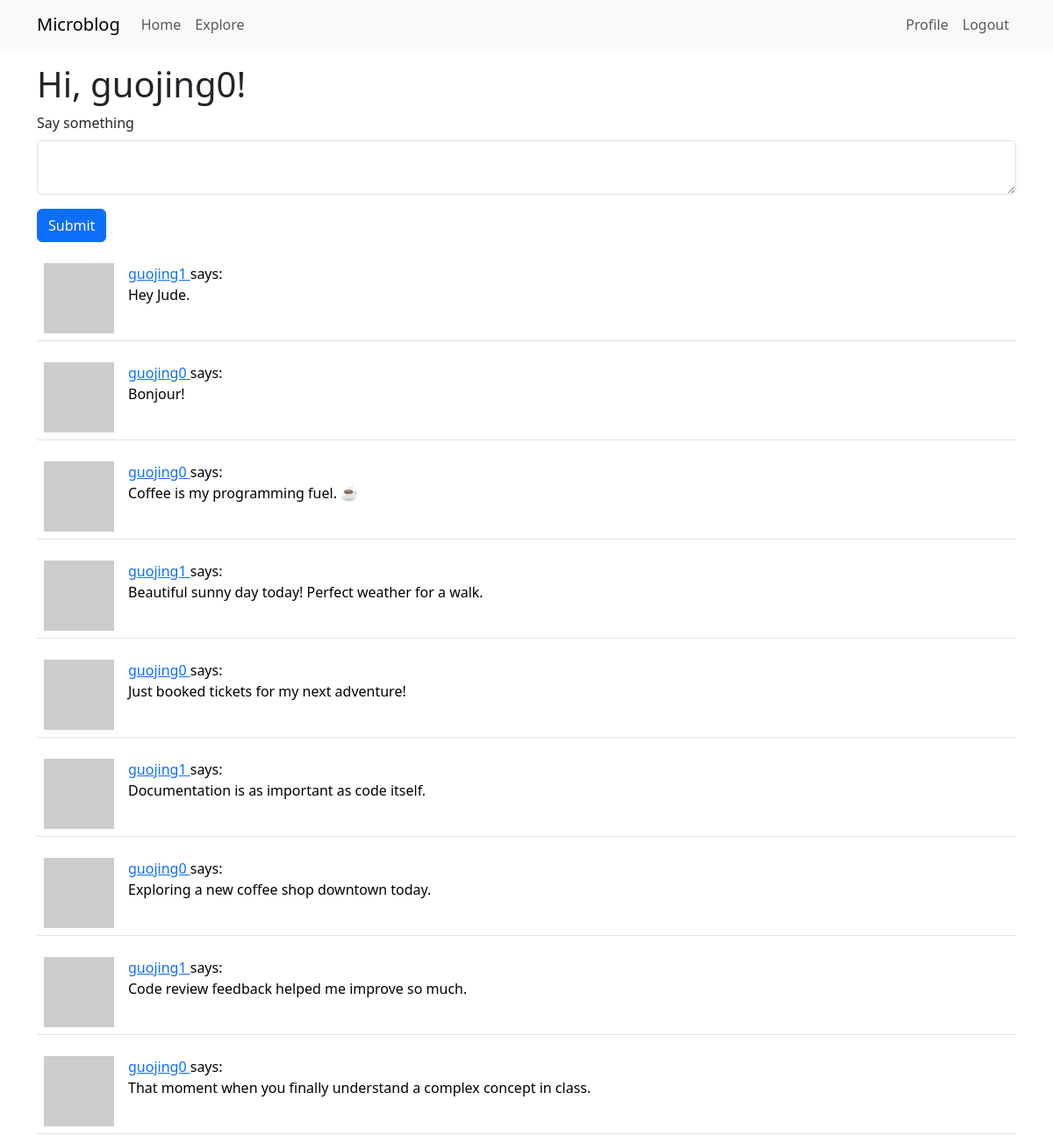
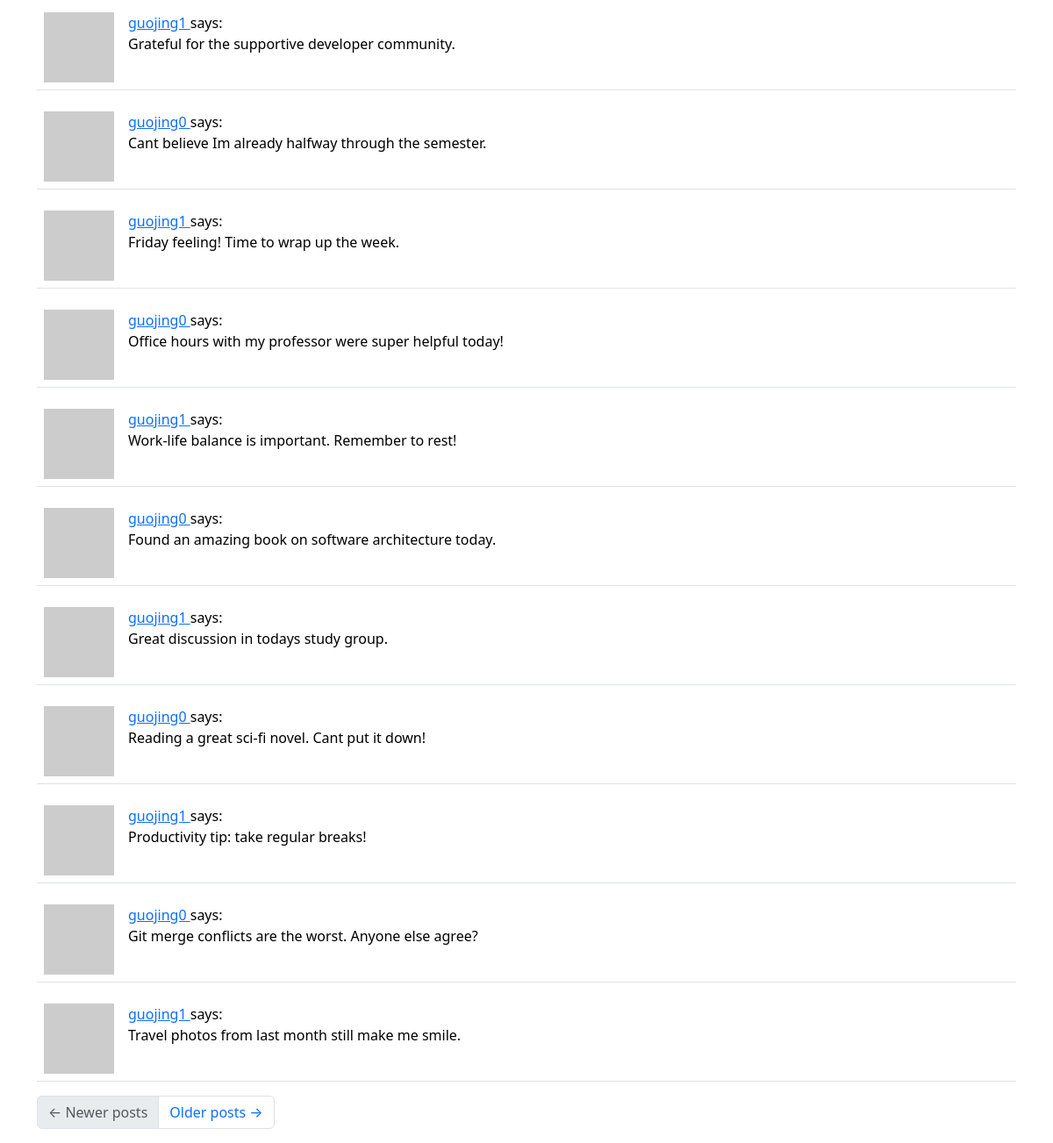
The page /index (signed in) on the database as committed earlier (2 pictures, top to bottom).
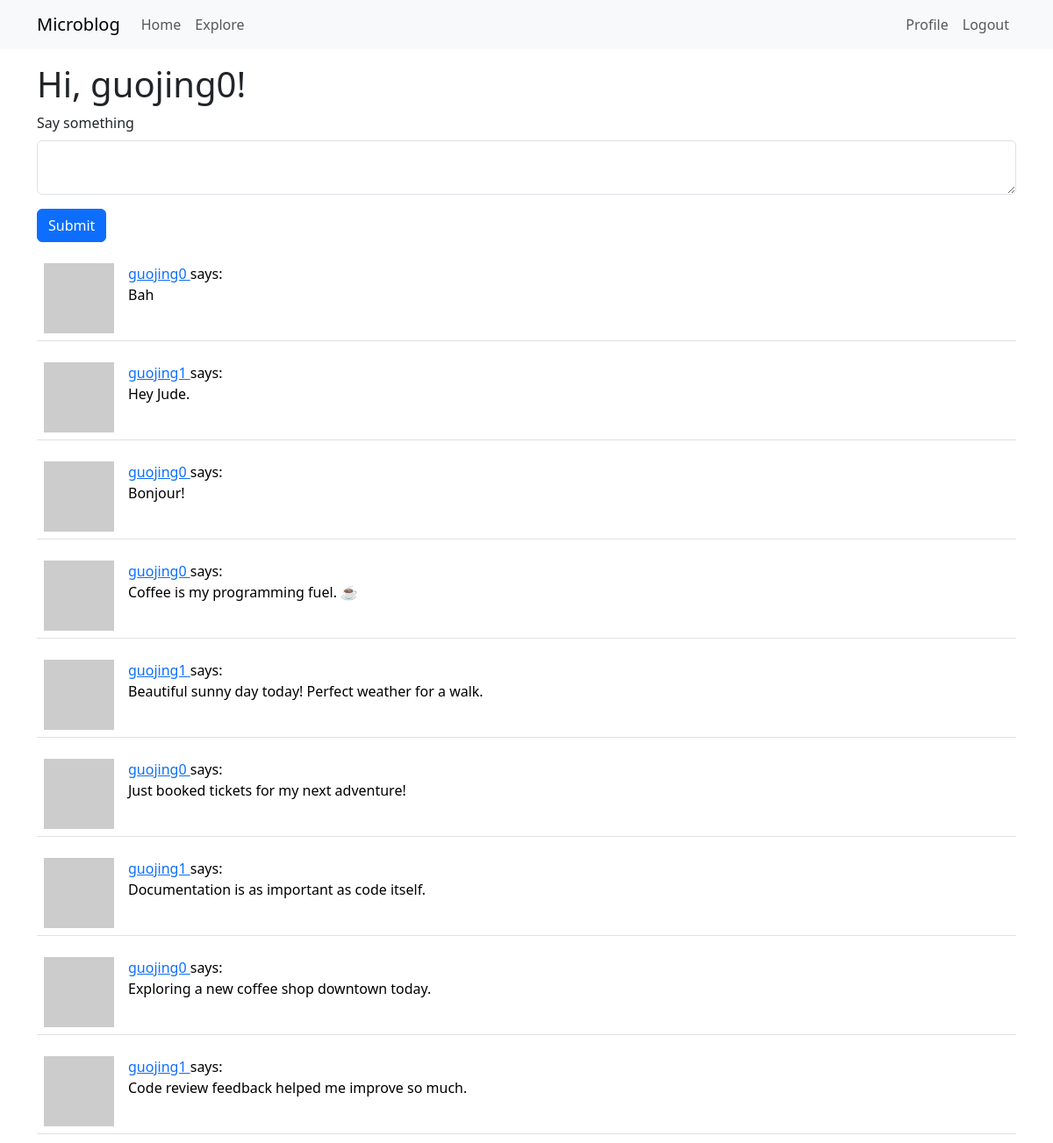
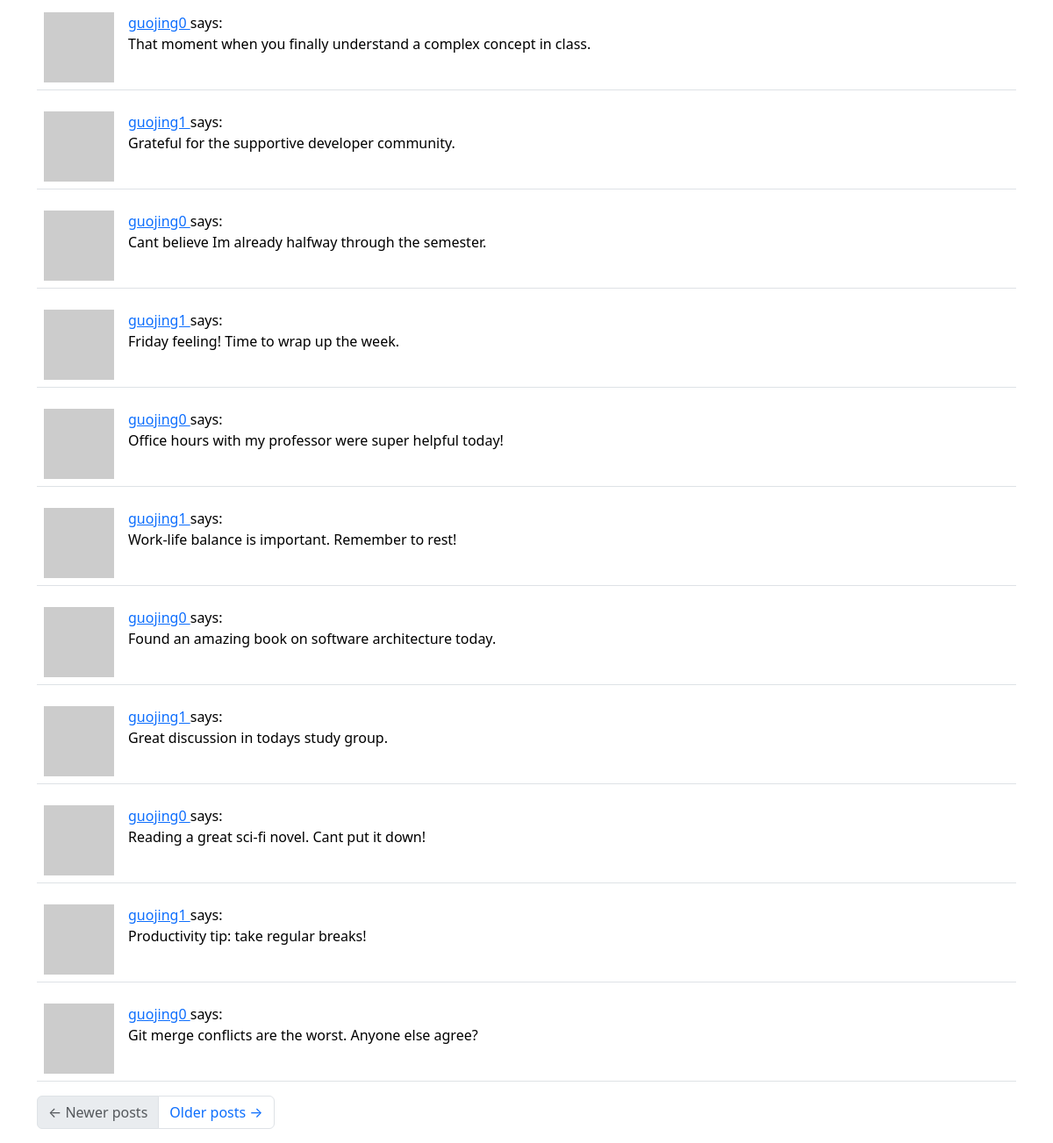
The same page on the database as committed later (2 pictures, top to bottom).
### app/models.py (models this page shows, shortened)
class User(UserMixin, db.Model):
    id: orm.Mapped[int] = orm.mapped_column(primary_key=True)
    username: orm.Mapped[str] = orm.mapped_column(
        sa.String(64), index=True, unique=True
    )
    email: orm.Mapped[str] = orm.mapped_column(sa.String(120), index=True, unique=True)
    password_hash: orm.Mapped[str | None] = orm.mapped_column(sa.String(256))
    posts: orm.WriteOnlyMapped["Post"] = orm.relationship(back_populates="author")
    about_me: orm.Mapped[str | None] = orm.mapped_column(sa.String(140))
    last_seen: orm.Mapped[datetime | None] = orm.mapped_column(
        default=lambda: datetime.now(UTC)
    )
    following: orm.WriteOnlyMapped["User"] = orm.relationship(
        secondary=followers,
        primaryjoin=(followers.c.follower_id == id),
        secondaryjoin=(followers.c.followed_id == id),
        back_populates="followers",
    )
    followers: orm.WriteOnlyMapped["User"] = orm.relationship(
        secondary=followers,
        primaryjoin=(followers.c.followed_id == id),
        secondaryjoin=(followers.c.follower_id == id),
        back_populates="following",
    )
    def avatar(self, size):
        digest = md5(self.email.lower().encode("utf-8")).hexdigest()
        return f"https://www.gravatar.com/avatar/{digest}?d=identicon&s={size}"
    def following_posts(self):
        Author = orm.aliased(User)
        Follower = orm.aliased(User)
        return (
            sa.select(Post)
            .join(Post.author.of_type(Author))
            .join(Author.followers.of_type(Follower), isouter=True)
            .where(
                sa.or_(
                    Author.id == self.id,  # author's own posts
                    Follower.id == self.id,  # posts from followed users
                )
            )
            .group_by(Post)  # to avoid duplicate posts
            .order_by(Post.timestamp.desc())
        )

class Post(db.Model):
    id: orm.Mapped[int] = orm.mapped_column(primary_key=True)
    body: orm.Mapped[str] = orm.mapped_column(sa.String(140))
    timestamp: orm.Mapped[datetime] = orm.mapped_column(
        index=True, default=lambda: datetime.now(UTC)
    )
    user_id: orm.Mapped[int] = orm.mapped_column(sa.ForeignKey("user.id"), index=True)
    author: orm.Mapped["User"] = orm.relationship(back_populates="posts")

### app/routes.py (the view)
@app.route("/", methods=["GET", "POST"])
@app.route("/index", methods=["GET", "POST"])
@login_required
def index():
    form = PostForm()
    if form.validate_on_submit():
        post = Post(body=form.post.data, author=current_user)
        db.session.add(post)
        db.session.commit()
        flash("Your post is now live!")
        return redirect(url_for("index"))
    page = request.args.get("page", 1, type=int)
    posts = db.paginate(
        current_user.following_posts(),
        page=page,
        per_page=app.config["POSTS_PER_PAGE"],
        error_out=False,
    )
    next_url = url_for("index", page=posts.next_num) if posts.has_next else None
    prev_url = url_for("index", page=posts.prev_num) if posts.has_prev else None
    return render_template(
        "index.html",
        title="Home",
        form=form,
        posts=posts.items,
        next_url=next_url,
        prev_url=prev_url,
    )

### app/forms.py
class PostForm(FlaskForm):
    post = TextAreaField(
        "Say something", validators=[DataRequired(), Length(min=1, max=140)]
    )
    submit = SubmitField("Submit")

### app/models.py (called while the page is built)
@login.user_loader
def load_user(id):
    return db.session.get(User, int(id))

### app/routes.py (called while the page is built)
@app.before_request
def before_request():
    if current_user.is_authenticated:
        current_user.last_seen = datetime.now(UTC)
        db.session.commit()

### app/templates/index.html
{% extends "base.html" %}
{% import "bootstrap_wtf.html" as wtf %}
{% block content %}
    <h1>Hi, {{ current_user.username }}!</h1>
    {% if form %}
        {{ wtf.quick_form(form) }}
    {% endif %}
    {% for post in posts %}
        {% include '_post.html' %}
    {% endfor %}
    <nav aria-label="Post navigation">
        <ul class="pagination">
            <li class="page-item{% if not prev_url %} disabled{% endif %}">
                <a class="page-link" href="{{ prev_url }}">
                    <span aria-hidden="true">&larr;</span> Newer posts
                </a>
            </li>
            <li class="page-item{% if not next_url %} disabled{% endif %}">
                <a class="page-link" href="{{ next_url }}">
                    Older posts <span aria-hidden="true">&rarr;</span>
                </a>
            </li>
        </ul>
    </nav>
{% endblock %}

### app/templates/base.html (shortened to what this page needs)
<!doctype html>
<html lang="en">
  <head>
    <link
      href="https://cdn.jsdelivr.net/npm/bootstrap@5.3.2/dist/css/bootstrap.min.css"
      rel="stylesheet"
    />
  </head>
  <body>
    <nav class="navbar navbar-expand-lg bg-body-tertiary">
      <div class="container">
        <a class="navbar-brand" href="{{ url_for('index') }}">Microblog</a>
        <div class="collapse navbar-collapse" id="navbarSupportedContent">
          <ul class="navbar-nav me-auto mb-2 mb-lg-0">
            <li class="nav-item">
              <a
                class="nav-link"
                aria-current="page"
                href="{{ url_for('index') }}"
              >
                Home
              </a>
            </li>
            <li class="nav-item">
              <a
                class="nav-link"
                aria-current="page"
                href="{{ url_for('explore') }}"
              >
                Explore
              </a>
            </li>
          </ul>
          <ul class="navbar-nav mb-2 mb-lg-0">
            {% if current_user.is_anonymous %}
              <li class="nav-item">
                <a
                  class="nav-link"
                  aria-current="page"
                  href="{{ url_for('login') }}"
                >
                  Login
                </a>
              </li>
            {% else %}
              <li class="nav-item">
                <a
                  class="nav-link"
                  aria-current="page"
                  href="{{ url_for('user', username=current_user.username) }}"
                >
                  Profile
                </a>
              </li>
              <li class="nav-item">
                <a
                  class="nav-link"
                  aria-current="page"
                  href="{{ url_for('logout') }}"
                >
                  Logout
                </a>
              </li>
            {% endif %}
          </ul>
        </div>
      </div>
    </nav>
    <div class="container mt-3">
      {% block content %}{% endblock %}
    </div>
  </body>
</html>

### app/templates/bootstrap_wtf.html (shortened to what this page needs)
{% macro form_field(field, autofocus) %}
    {%- if field.type == 'BooleanField' %}
        <div class="form-check mb-3">
            {{ field(class='form-check-input') }}
            {{ field.label(class='form-check-label') }}
        </div>
    {%- elif field.type == 'SelectField' %}
        {{ field.label(class='form-label') }}
        {{ field(class='form-select mb-3') }}
    {%- elif field.type == 'TextAreaField' %}
        <div class="mb-3">
            {{ field.label(class='form-label') }}
            {% if autofocus %}
                {{ field(class='form-control' + (' is-invalid' if field.errors else ''), autofocus=True) }}
            {% else %}
                {{ field(class='form-control' + (' is-invalid' if field.errors else '')) }}
            {% endif %}
        </div>
    {%- elif field.type == 'SubmitField' %}
        {{ field(class='btn btn-primary mb-3') }}
    {%- endif %}
{% endmacro %}
{% macro quick_form(form, action="", method="post", id="", novalidate=False) %}
    <form
        {%- if action != None %} action="{{ action }}"{% endif -%}
        {%- if method %} method="{{ method }}"{% endif %}
    >
        {% set ns = namespace(first_field=true) %}
        {%- for field in form %}
            {% if field.widget.input_type != 'hidden' -%}
                {{ form_field(field, ns.first_field) }}
                {% set ns.first_field = false %}
            {%- endif %}
        {%- endfor %}
    </form>
{% endmacro %}

### app/templates/_post.html
<table class="table table-hover">
    <tr>
        <td width="70px">
            <a href="{{ url_for('user', username=post.author.username) }}">
                <img src="{{ post.author.avatar(70) }}" />
            </a>
        </td>
        <td>
            <a href="{{ url_for('user', username=post.author.username) }}">
                {{ post.author.username }}
            </a>
            says:
            <br>
            {{ post.body }}
        </td>
    </tr>
</table>

Rows that differ between the two databases and show on the page:
no longer on this page (row unchanged): Post: author.username "guojing1", body "Travel photos from last month still make me smile."
added Post: author.username "guojing0", body "Bah"
